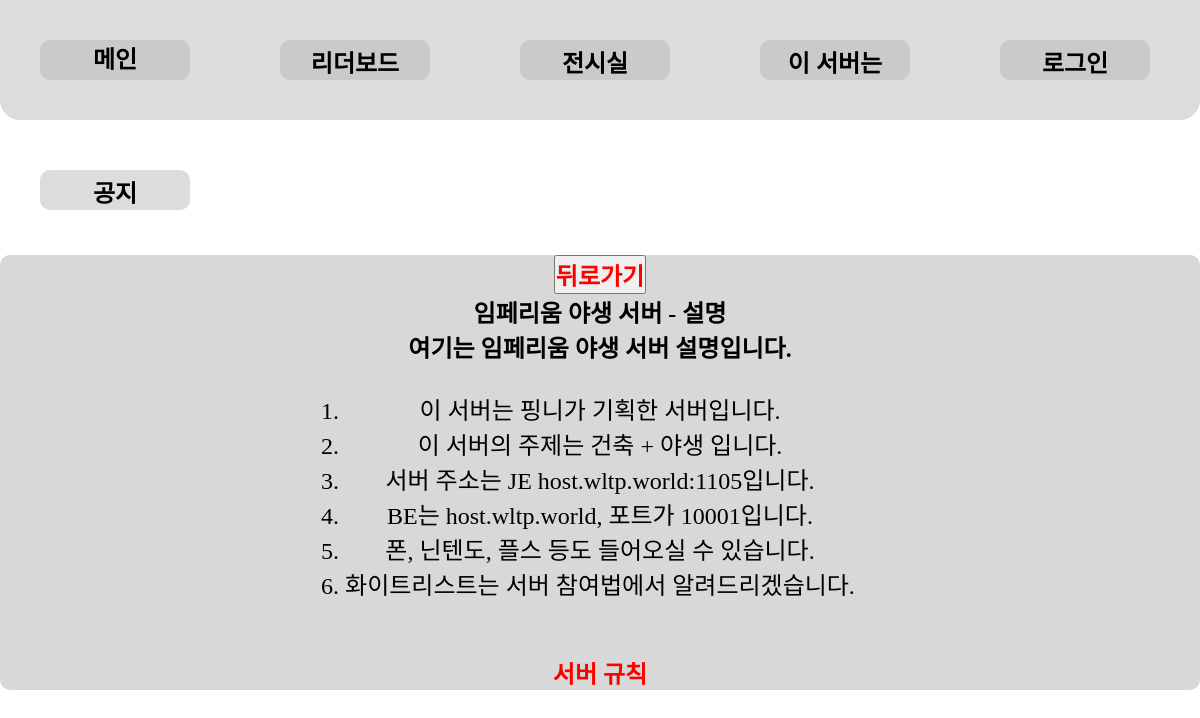
/descriptions/, run on an earlier commit of the app's database.
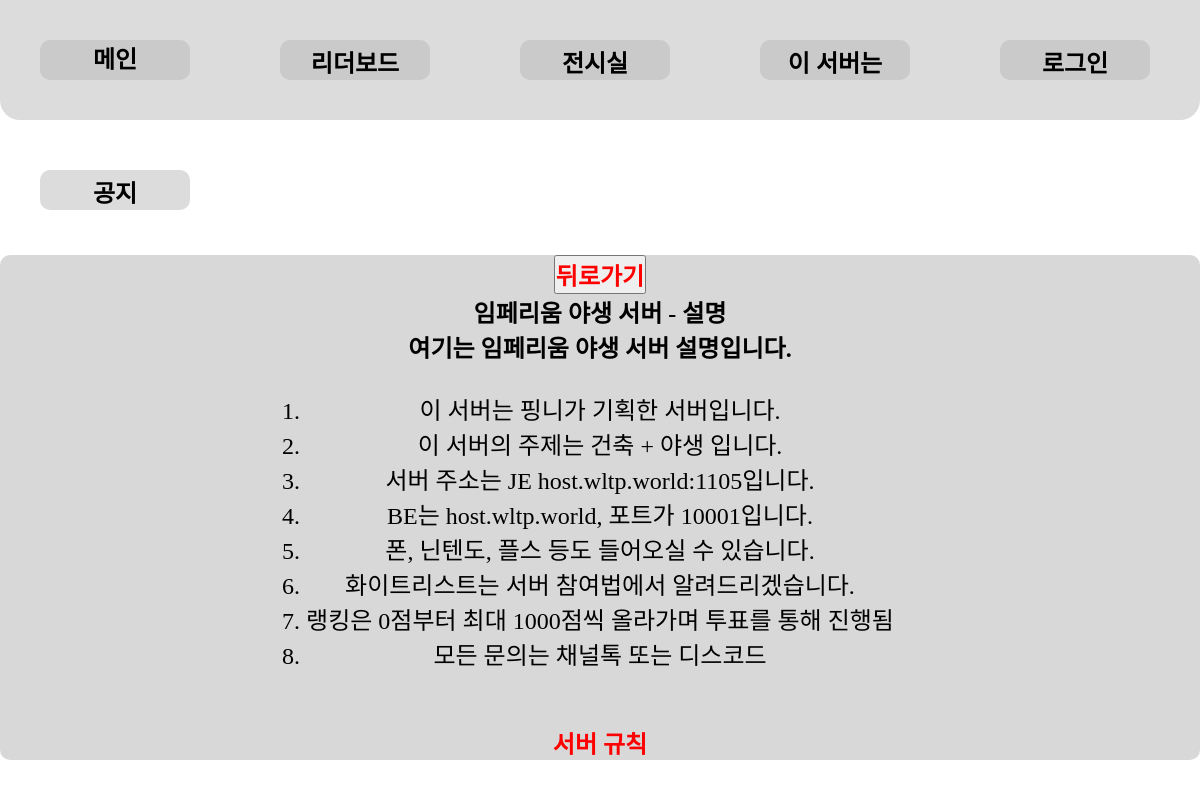
And on a later commit of the database.
### description/models.py (models this page shows, shortened)
class ServerDescription(models.Model):
    order = models.PositiveIntegerField("표시 순서", default=0)
    content = models.TextField("내용")
    class Meta:
        ordering = ['order']  # 순서대로 정렬

### description/views.py (the view)
# urls.py: path('descriptions/', server_descriptions, name='descriptions'),
def server_descriptions(request):
    descriptions = ServerDescription.objects.all()
    return render(request, 'about_server/description.html', {'descriptions': descriptions})

### templates/about_server/description.html (shortened to what this page needs)
{% extends 'base.html' %}
{% block content %}
<div class="content2">
    <button onclick="history_back()"><h1 style="color: red;">뒤로가기</h1></button>
    <h1>임페리움 야생 서버 - 설명</h1>
    <h2>여기는 임페리움 야생 서버 설명입니다.</h2>
    <br>
    <ol type="1">
        {% for desc in descriptions %}
            <li>{{ desc.content }}</li>
        {% endfor %}
    </ol>
    <br><br>
    <a href="{% url 'rule' %}" class="taskbar_2"><h1 style="color: red;">서버 규칙</h1></a>
</div>
{% endblock %}

What changed in the data, as far as the page shows it:
added ServerDescription: content "랭킹은 0점부터 최대 1000점씩 올라가며 투표를 통해 진행됨"
added ServerDescription: content "모든 문의는 채널톡 또는 디스코드"
